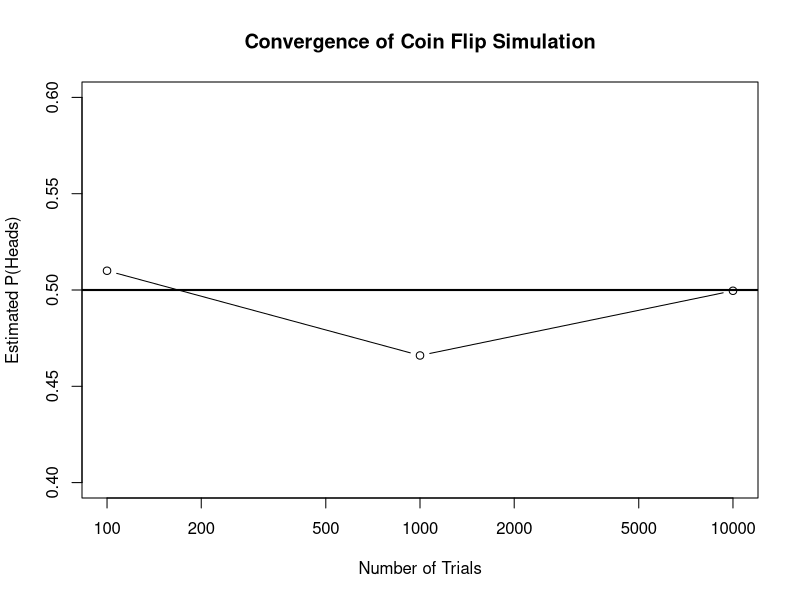

Here is the R script that generated this plot:
# Reproducible simulation
set.seed(202)

# Trial sizes
trial_sizes <- c(100, 1000, 10000)

# Function to estimate P(Heads)
estimate_heads <- function(n) {
  flips <- sample(
    c("H", "T"),
    size = n,
    replace = TRUE
  )
  
  mean(flips == "H")
}

# Calculate estimates
estimates <- sapply(
  trial_sizes,
  estimate_heads
)

# Display results
data.frame(
  trials = trial_sizes,
  estimated_probability = estimates
)

# Convergence plot
plot(
  trial_sizes,
  estimates,
  type = "b",
  log = "x",
  ylim = c(0.4, 0.6),
  main = "Convergence of Coin Flip Simulation",
  xlab = "Number of Trials",
  ylab = "Estimated P(Heads)"
)

abline(
  h = 0.5,
  lwd = 2
)
